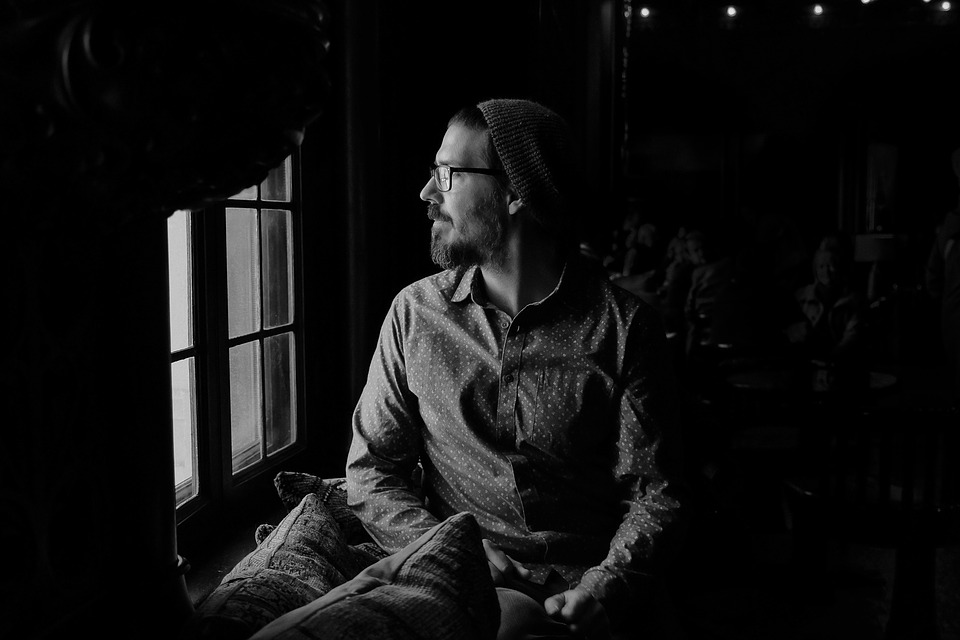
#> input picture dark.jpg, 960 x 640 px
$ python img_enhancement.py
#> lines starting #> are read from the running program, lines starting #| are printed output that depends on the picture

import cv2
import numpy as np
#from matplotlib import pyplot as pypt
import matplotlib.pyplot as plt

# 1.Reading and Displaying the Image
img=cv2.imread('dark.jpg',0) #reading image #correction_image3.jpg, Correction2.jpg, Scene.jpg
#> img is the input picture: shape (640, 960); min 0, max 255, mean 16.9
cv2.imshow('Image',img)
cv2.waitKey(0)


# 2.Know the dimension of an image
dimensions = img.shape
#> dimensions = (640, 960)
print('Image Dimension    : ',dimensions)
#| Image Dimension    :  (640, 960)
#Image Dimension    :  (70, 105)


#Resizing
#resize  = cv2.resize(img, (210,140),interpolation = cv2.INTER_NEAREST)
resize  = cv2.resize(img, (320,480),interpolation = cv2.INTER_NEAREST)
cv2.imshow('resize', resize)
cv2.waitKey(0)
img=resize


#3.Histogram equalization Transformation:considers the global contrast of the image
eq=cv2.equalizeHist(img)
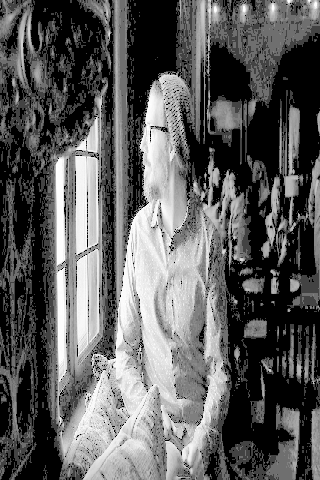
#> eq: shape (480, 320); min 0, max 255, mean 93.9
# stacking images side-by-side
res=np.hstack((img, eq))

#comparing input & output images side by side
cv2.imshow('Equalized Image',res)
#showing the comparision
plt.hist(img.ravel(),256,[0,256]) #plotting histogram for input image pypt.show() #showing histogram
plt.hist(eq.ravel(),256,[0,256]) #plotting histogram for output image pypt.show() #showing histogram
plt.show() #showing histogram
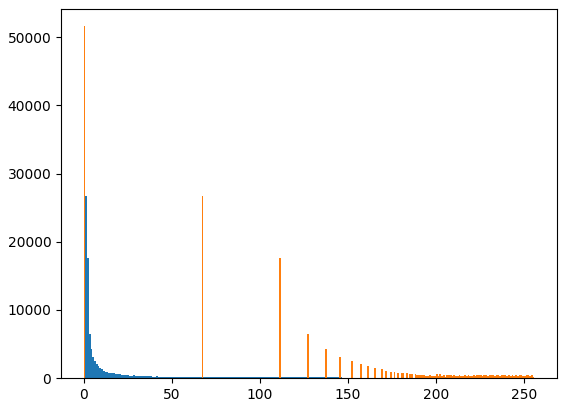
#> figure drawn by matplotlib, 1 panel; tallest bar 51597 high, from x = 0 to 1; tallest bar 51597 high, from x = 0 to 1

cv2.waitKey(0)


#4.CLAHE (Contrast Limited Adaptive Histogram Equalization)
 #image is divided into small blocks called "tiles"
 #(tileSize is 8x8 by default in OpenCV).
# Then each of these blocks are histogram equalized as usual.
 #So in a small area, histogram would confine to a small region
 #(unless there is noise). If noise is there, it will be amplified.
 #To avoid this, contrast limiting is applied. If any histogram bin is
# above the specified contrast limit (by default 40 in OpenCV), those
# pixels are clipped and distributed uniformly to other bins before applying
# histogram equalization. After equalization,
# to remove artifacts in tile borders, bilinear interpolation is applied.

 #CLAHE operates on small regions in the image, called tiles, rather
# than the entire image. The neighboring tiles are then combined using
 #bilinear interpolation to remove the artificial boundaries.

# create a CLAHE object (Arguments are optional).

# The declaration of CLAHE
# clipLimit -> Threshold for contrast limiting
clahe = cv2.createCLAHE(clipLimit = 3 ) #clipLimit – This parameter sets the threshold for contrast limiting. The default value is 40.
final_img = clahe.apply(img)
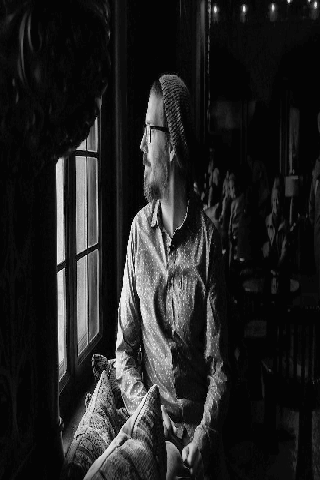
#> final_img: shape (480, 320); min 2, max 253, mean 33.9
cv2.imshow("CLAHE image", final_img)
cv2.waitKey(0)


# stacking images side-by-side
res=np.hstack((eq, final_img))
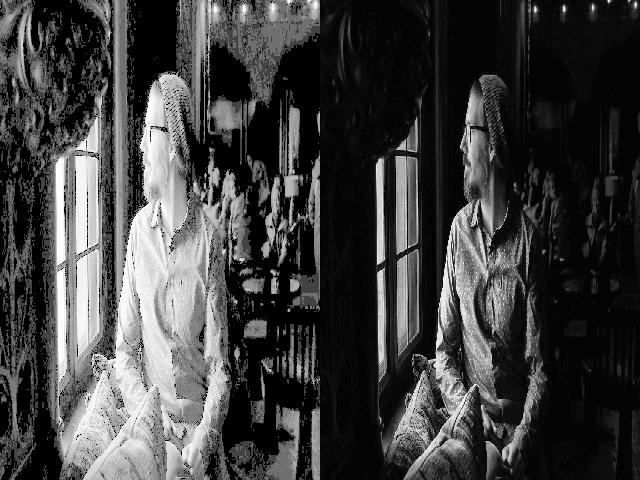
#> res: shape (480, 640); min 0, max 255, mean 63.9
#comparing input & output images side by side
cv2.imshow('Equalized vs CLAHE Image',res)


#Logarithmic Transformation:

#img = cv2.imread('correction_image3.jpg',0) #reading image
c = 255/(np.log(1 + np.max(img))) #log transformation
#> c = 46.39
# Apply log transformation method
output = np.log(img + 1) * c
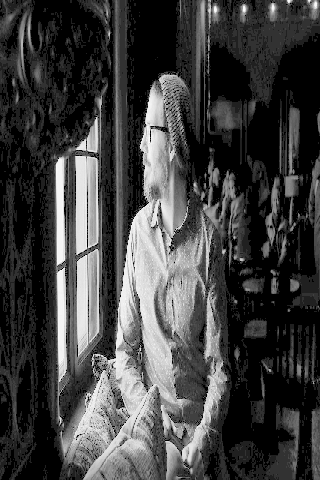
#> output: shape (480, 320) float16; min 0, max 254.9, mean 65
output = np.array(output, dtype = np.uint8) #int datatype
#cv2.imshow('log_transformed.jpg', output) #showing image

#pypt.hist(img.ravel(),256,[0,256])
#pypt.show()
#pypt.hist(output.ravel(),256,[0,256])
#pypt.show()
# Display both images

# stacking images side-by-side
res=np.hstack((img, output))

#comparing input & output images side by side
cv2.imshow('log_transformed Image',res)

cv2.waitKey(0)


#Power law transformation:

#Give desired gamma value in the shell
gvalue=float(input("Enter gamma value:"))
#> the answer given: 3
#int datatype
output = np.array(255*(img / 255) ** gvalue, dtype = np.uint8)
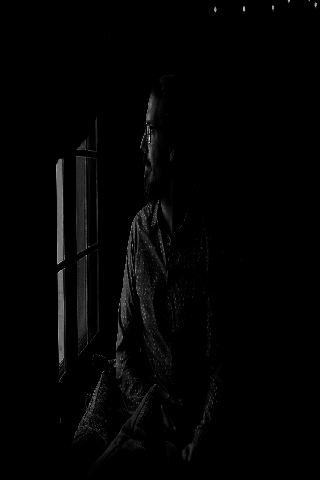
#> output: shape (480, 320); min 0, max 220, mean 3.5
#cv2.imshow("Gamma Transformation", output) #showing image
cv2.waitKey(0)
# stacking images side-by-side
res=np.hstack((img, output))
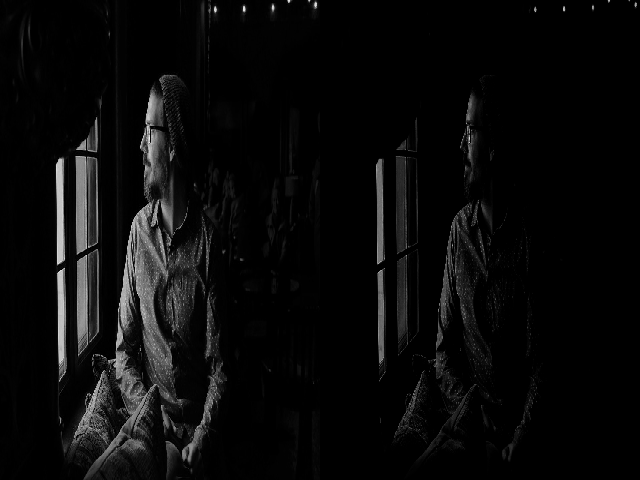
#> res: shape (480, 640); min 0, max 243, mean 10.2

#comparing input & output images side by side
cv2.imshow('Gamma_transformed Image',res)


# [6 lines of commented-out code are left out]

$ run again, with Correction2.jpg copied over dark.jpg
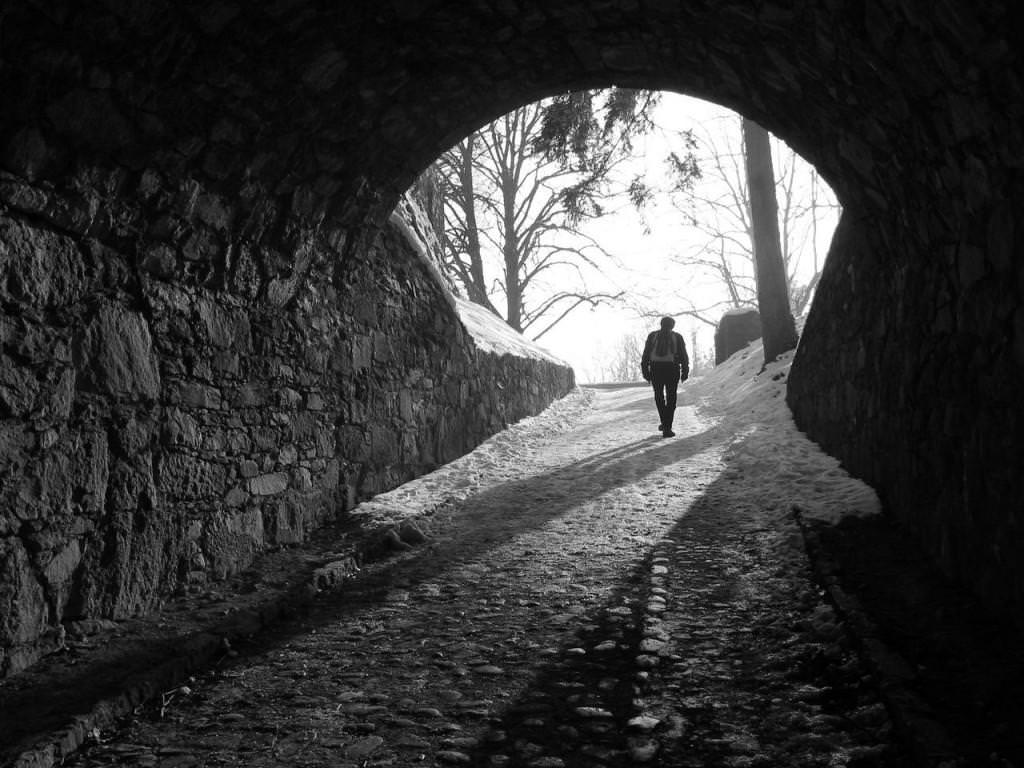
#> input picture Correction2.jpg, 1024 x 768 px
#> img is the input picture: shape (768, 1024); min 0, max 255, mean 56.8
#| Image Dimension    :  (768, 1024)
#> `res=np.hstack((eq, final_img))`:
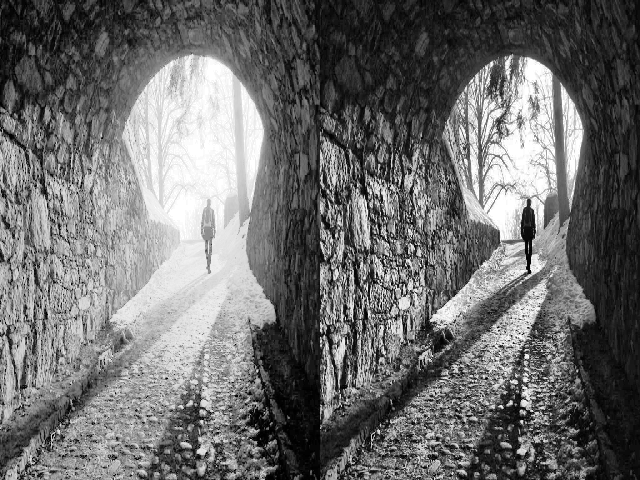
#> res: shape (480, 640); min 0, max 255, mean 109.7
#> c = 45.99
#> `res=np.hstack((img, output))`:
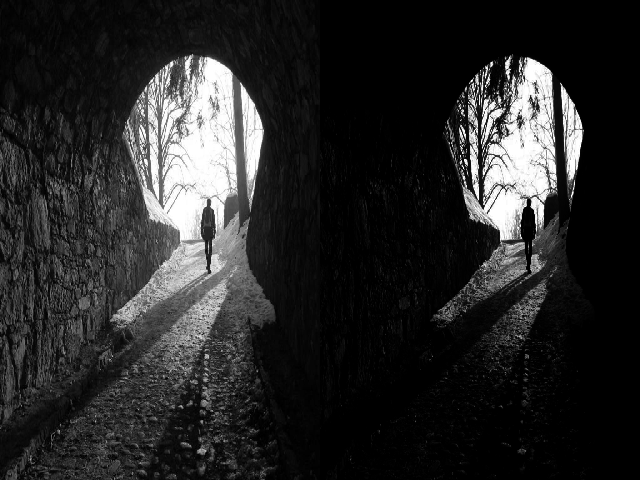
#> res: shape (480, 640); min 0, max 255, mean 39.8
